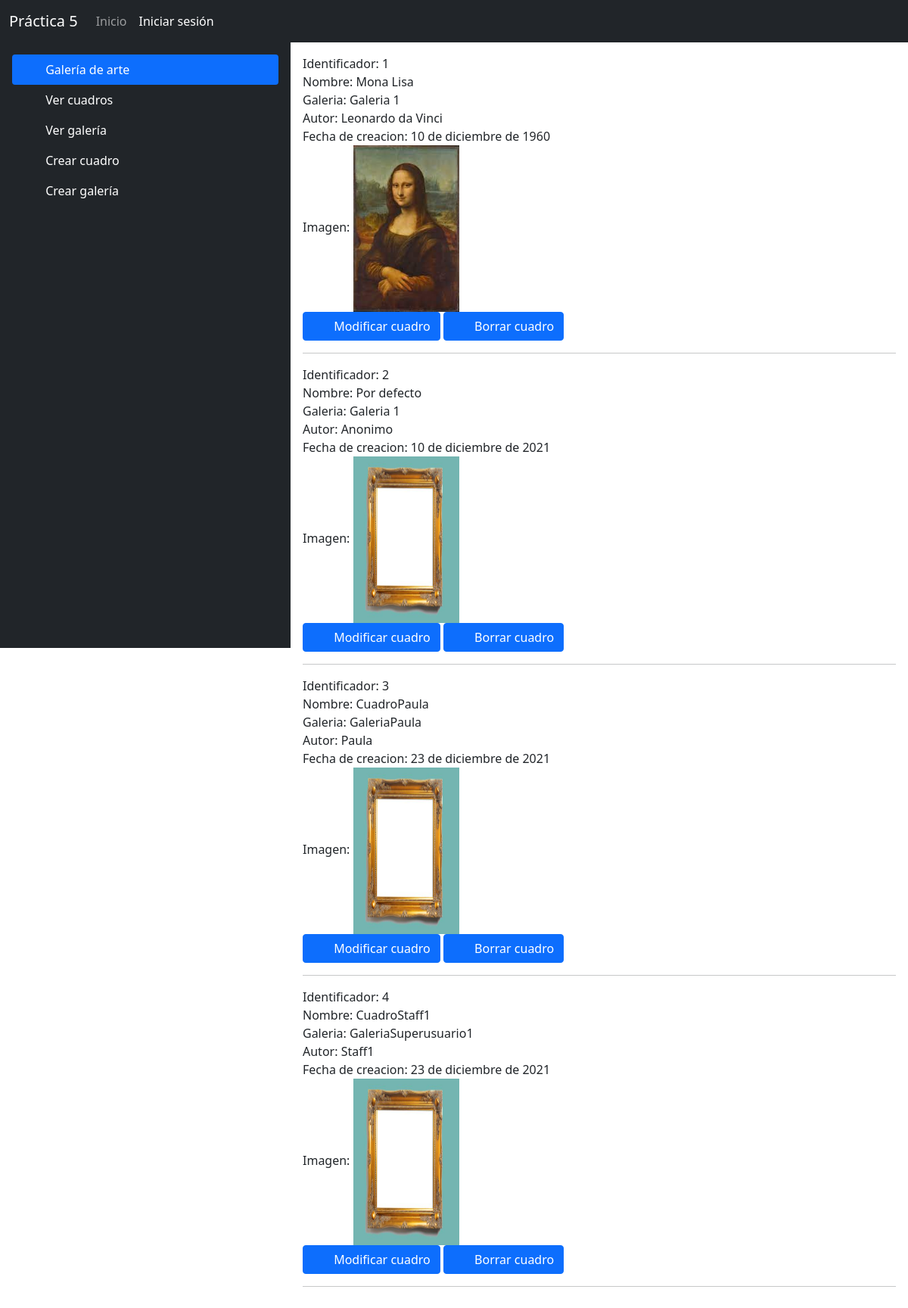
The app's page /ver_cuadro, older data.
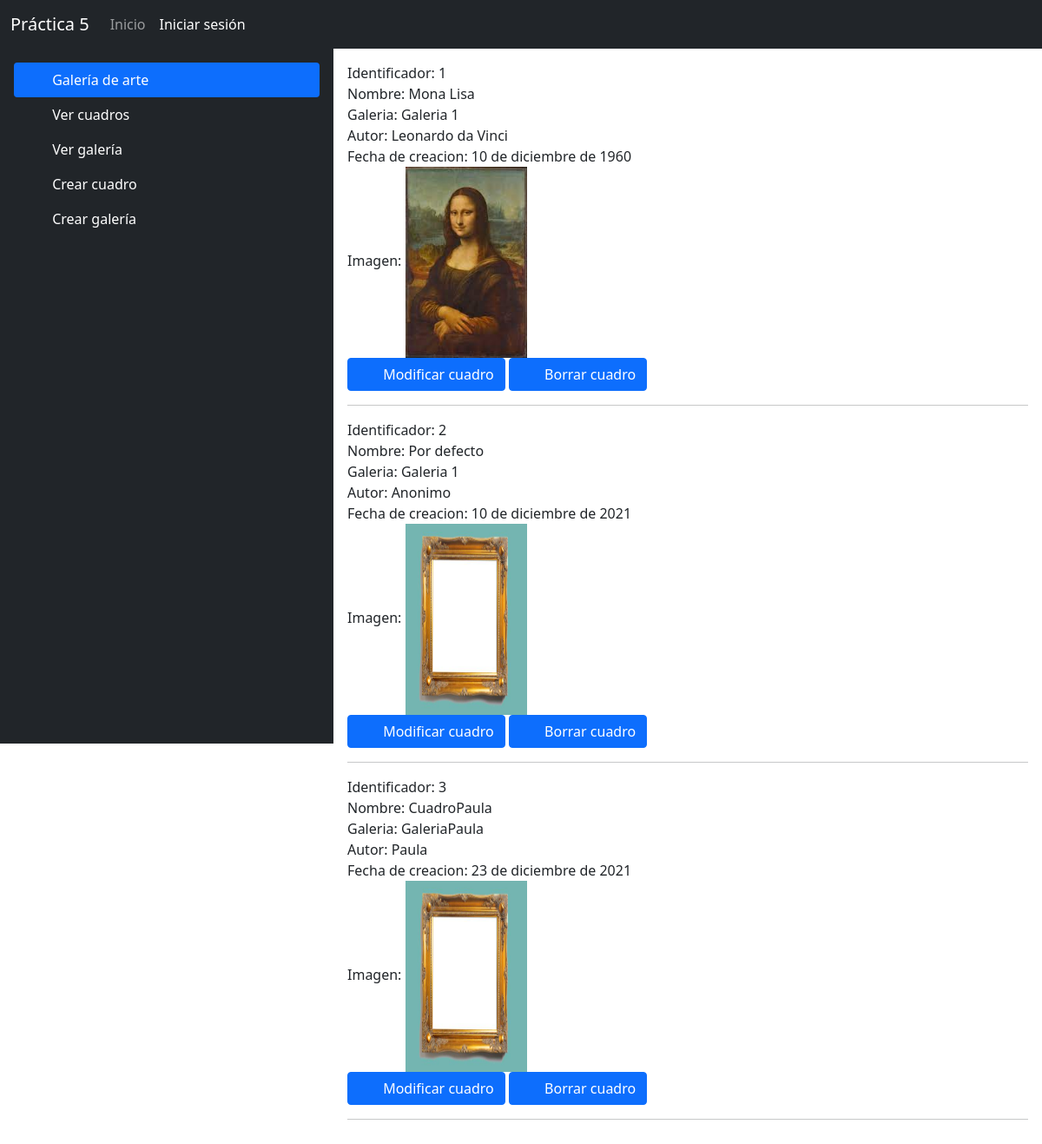
The same page, newer data.
### galerias/models.py (models this page shows)
class Cuadro(models.Model):
    nombre = models.CharField(max_length=100)
    galeria = models.ForeignKey(Galeria, on_delete=models.CASCADE)
    autor = models.CharField(max_length=100)
    fecha_creacion = models.DateField(default=timezone.now)
    imagen = models.ImageField(default='default.jpg') # imagen del cuadro

class Galeria(models.Model):
    nombre = models.CharField(max_length=200)
    direccion = models.CharField(max_length=100)
    def __str__(self):
        return self.nombre

### galerias/views.py (the view)
# urls.py: path('ver_cuadro', views.ver_cuadro, name="ver_cuadro"),
def ver_cuadro(request):
    cuadros = Cuadro.objects.all()
    return render(request, 'ver_cuadro.html', {"cuadros":cuadros})

### galerias/templates/ver_cuadro.html
{% extends 'index.html' %}
{% load static %}
{% block contenido %}
    {% for cuadro in cuadros %}
        Identificador: {{ cuadro.id }}
        <br>
        Nombre: {{ cuadro.nombre }}
        <br>
        Galeria: {{ cuadro.galeria }}
        <br>
        Autor: {{ cuadro.autor }}
        <br>
        Fecha de creacion: {{ cuadro.fecha_creacion }}
        <br>
        Imagen: <img src="{{ cuadro.imagen.url }}" width="140" height="220" alt="{{ cuadro.imagen.url }}"/>
        <br>
        <a href="./modificar_cuadro/{{ cuadro.id }}" class="btn btn-primary">
            <svg class="bi me-2" width="16" height="16"></svg>
            Modificar cuadro
        </a>
        <a href="./borrar_cuadro/{{ cuadro.id }}" class="btn btn-primary">
            <svg class="bi me-2" width="16" height="16"></svg>
            Borrar cuadro
        </a>
        <hr>
    {% endfor %}
{% endblock %}

Row changes from the older to the newer data that the page shows:
removed Cuadro: id "4", nombre "CuadroStaff1", galeria "GaleriaSuperusuario1", autor "Staff1", fecha_creacion "23 de diciembre de 2021", imagen (placeholder picture)
